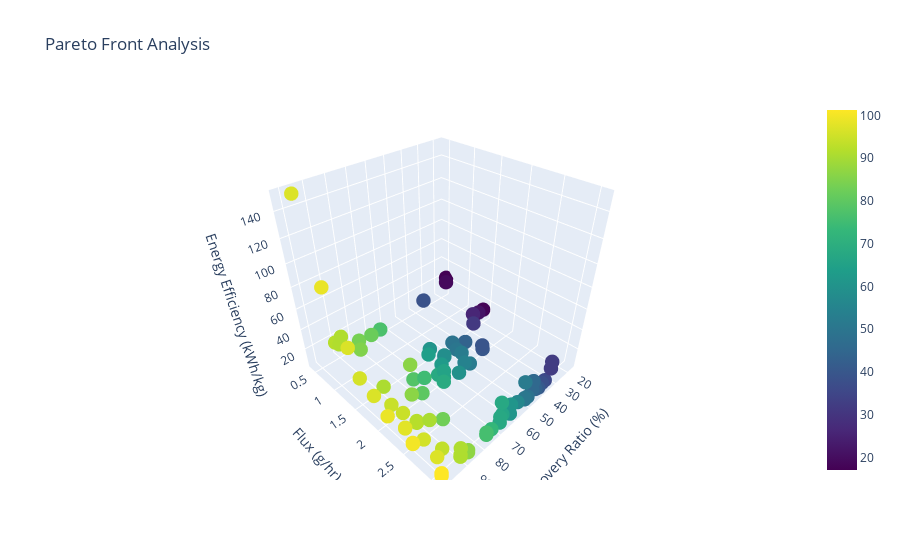

Notebook code cell kept with this figure:
### Code cell
def analyze_pareto_front(study):
    """Pareto front 분석 및 시각화 및 best 조건 출력"""
    trials = study.trials

    # 목적함수 값 추출 및 best trial 찾기
    objectives = []
    best_idx = None
    best_score = None

    for idx, trial in enumerate(trials):
        if trial.state == optuna.trial.TrialState.COMPLETE:
            objectives.append(trial.values)
            # best 조건: Recovery Ratio, Flux 최대, Energy Efficiency 최소
            # 간단히 weighted sum으로 best trial 선정 (가중치는 임의, 필요시 조정)
            score = trial.values[0] + trial.values[1] - trial.values[2]
            if (best_score is None) or (score > best_score):
                best_score = score
                best_idx = idx

    objectives = np.array(objectives)

    # 3D scatter plot으로 Pareto front 시각화
    fig = go.Figure(data=go.Scatter3d(
        x=objectives[:, 0],  # RR_st
        y=objectives[:, 1],  # Fm_st 
        z=objectives[:, 2],  # TotalE_st
        mode='markers',
        marker=dict(
            size=5,
            color=objectives[:, 0],  # Recovery Ratio로 색상 구분
            colorscale='Viridis',
            showscale=True
        )
    ))

    fig.update_layout(
        title='Pareto Front Analysis',
        scene=dict(
            xaxis_title='Recovery Ratio (%)',
            yaxis_title='Flux (g/hr)',
            zaxis_title='Energy Efficiency (kWh/kg)'
        )
    )

    # best 조건 출력
    if best_idx is not None:
        # best_idx는 전체 trials 기준이므로, COMPLETE trial만 추출한 objectives와 인덱스가 다를 수 있음
        # 따라서 best trial을 직접 찾음
        best_trial = None
        best_score = None
        for trial in trials:
            if trial.state == optuna.trial.TrialState.COMPLETE:
                score = trial.values[0] + trial.values[1] - trial.values[2]
                if (best_score is None) or (score > best_score):
                    best_score = score
                    best_trial = trial
        print("Best 조건 (가중합 기준):")
        print(f"  Recovery Ratio: {best_trial.values[0]:.2f} %")
        print(f"  Flux: {best_trial.values[1]:.2f} g/hr")
        print(f"  Energy Efficiency: {best_trial.values[2]:.2f} kWh/kg")
        print("  Parameters:", best_trial.params)

    return fig

# 결과 분석
fig = analyze_pareto_front(study)
fig.show()

### Figure 1 — Plotly figure (JSON) as saved in the notebook; plotly's stock layout.template omitted (floating-point values rounded to 4 significant figures)
{"data": [{"marker": {"color": [38.51, 93.42, 85.07, 58.42, 45.58, 42.91, 82.81, 91.2, 45.57, 98.59, 90.48, 95.68, 97.69, 94.43, 52.08, 43.4, 97.71, 92.13, 86.34, 60.76, 97.75, 66.29, 92.12, 96.64, 91.18, 75.94, 91.16, 98.81, 17.07, 19.07, 31.29, 65.82, 83.62, 25.95, 75.94, 101.2, 101.2, 60.41, 101.2, 101.2, 50.25, 37.97, 79.78, 64.04, 43.49, 76.78, 31.98, 74.79, 60.41, 62.87, 72.91, 35.74, 81.9, 96.92, 51.85, 67.5, 39.98, 101.2, 54.54, 99.87, 56.09, 90.66, 50.64, 66.26, 31.98, 95.94, 96.82, 50.62, 48.61, 101.2, 96.7, 67.5, 94.35, 52.37, 99.97, 60.74, 86.77, 59.49, 59.49, 57.88, 48.97, 86.77, 68.38, 75.93, 101.2, 91.37, 67.76, 17.76, 45.57, 78.16, 40.5, 67.49, 86.76, 39.54, 42.99, 92.07, 86.33, 21.63, 67.52, 91.15], "colorscale": [[0, "#440154"], [0.1111, "#482878"], [0.2222, "#3e4989"], [0.3333, "#31688e"], [0.4444, "#26828e"], [0.5556, "#1f9e89"], [0.6667, "#35b779"], [0.7778, "#6ece58"], [0.8889, "#b5de2b"], [1, "#fde725"]], "showscale": true, "size": 5}, "mode": "markers", "type": "scatter3d", "x": [38.51, 93.42, 85.07, 58.42, 45.58, 42.91, 82.81, 91.2, 45.57, 98.59, 90.48, 95.68, 97.69, 94.43, 52.08, 43.4, 97.71, 92.13, 86.34, 60.76, 97.75, 66.29, 92.12, 96.64, 91.18, 75.94, 91.16, 98.81, 17.07, 19.07, 31.29, 65.82, 83.62, 25.95, 75.94, 101.2, 101.2, 60.41, 101.2, 101.2, 50.25, 37.97, 79.78, 64.04, 43.49, 76.78, 31.98, 74.79, 60.41, 62.87, 72.91, 35.74, 81.9, 96.92, 51.85, 67.5, 39.98, 101.2, 54.54, 99.87, 56.09, 90.66, 50.64, 66.26, 31.98, 95.94, 96.82, 50.62, 48.61, 101.2, 96.7, 67.5, 94.35, 52.37, 99.97, 60.74, 86.77, 59.49, 59.49, 57.88, 48.97, 86.77, 68.38, 75.93, 101.2, 91.37, 67.76, 17.76, 45.57, 78.16, 40.5, 67.49, 86.76, 39.54, 42.99, 92.07, 86.33, 21.63, 67.52, 91.15], "y": [0.6506, 2.841, 0.8623, 1.776, 3.08, 3.081, 2.518, 0.6933, 3.079, 0.8328, 2.522, 2.586, 2.31, 2.154, 3.079, 3.079, 2.311, 2.335, 2.042, 3.08, 2.312, 3.08, 2.334, 1.633, 3.081, 3.079, 3.08, 2.003, 0.5189, 0.58, 1.586, 2.002, 0.7769, 1.425, 3.079, 3.077, 3.079, 1.531, 3.078, 3.078, 1.783, 3.079, 2.022, 1.623, 1.763, 1.038, 3.079, 1.895, 1.531, 1.859, 3.079, 3.079, 1.038, 2.865, 2.102, 3.079, 2.026, 3.078, 2.073, 2.531, 3.08, 1.608, 3.08, 2.015, 3.079, 1.297, 0.4089, 3.079, 3.08, 3.079, 1.144, 3.079, 1.913, 1.946, 2.533, 3.078, 3.078, 2.111, 2.111, 1.76, 1.655, 3.078, 2.079, 3.078, 3.078, 0.6174, 1.946, 1.425, 3.08, 1.783, 3.079, 3.078, 3.078, 2.004, 1.743, 0.5444, 2.042, 1.425, 3.08, 3.08], "z": [18.37, 7.465, 17.23, 13.27, 11.04, 8.02, 6.326, 31.67, 19.5, 89.16, 17.12, 7.766, 9.169, 13.12, 26.98, 9.901, 9.874, 7.729, 16.4, 15.61, 9.191, 13.28, 9.591, 11.32, 7.918, 8.336, 9.727, 9.08, 22.79, 20.79, 13.4, 13.25, 22.27, 13.75, 6.497, 6.576, 6.222, 13.7, 5.368, 5.368, 10.73, 8.163, 8.106, 15.12, 11.07, 35.45, 23.43, 13.01, 13.7, 11.47, 7.334, 8.242, 35.19, 5.672, 8.682, 6.167, 8.444, 8.204, 11.78, 6.911, 11.59, 12.27, 7.101, 7.892, 16.36, 15.33, 150.1, 8.451, 7.208, 6.743, 41.82, 12.09, 10.82, 15.31, 8.449, 5.746, 5.077, 7.984, 7.984, 10.53, 12.49, 5.077, 8.028, 5.986, 5.333, 21.23, 9.6, 11.18, 19.87, 11.2, 6.19, 6.256, 7.238, 11.15, 9.491, 21.44, 46.2, 11.52, 26.99, 16.79]}], "layout": {"scene": {"xaxis": {"title": {"text": "Recovery Ratio (%)"}}, "yaxis": {"title": {"text": "Flux (g/hr)"}}, "zaxis": {"title": {"text": "Energy Efficiency (kWh/kg)"}}}, "title": {"text": "Pareto Front Analysis"}}}
